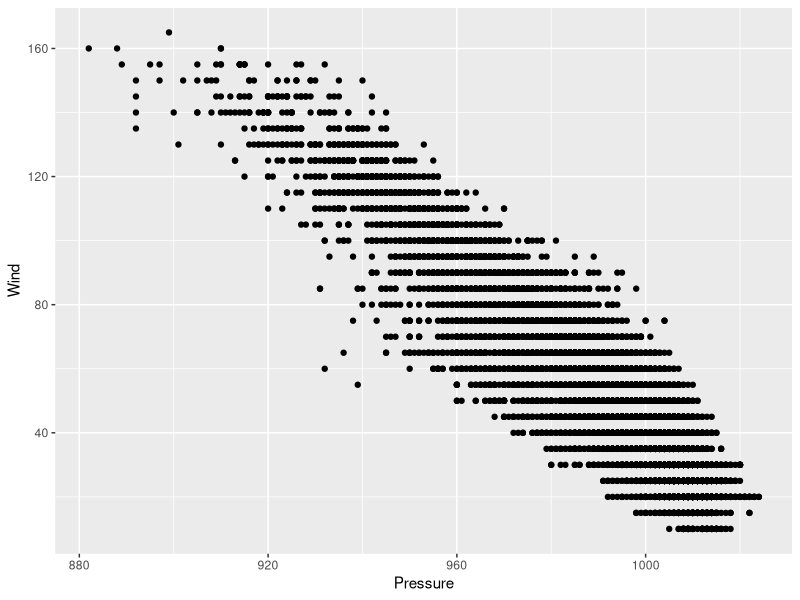

Here is the R script that generated this plot:
## ---- chunk 1
1 + 1
## ---- chunk 2
#| echo: false
2 * 2
## ---- chunk 3
library(tidyverse)
library(ggplot2)

ggplot(data = storms)+
  geom_point(mapping = aes(x = pressure, y = wind))+
  xlab("Pressure")+
  ylab("Wind")

